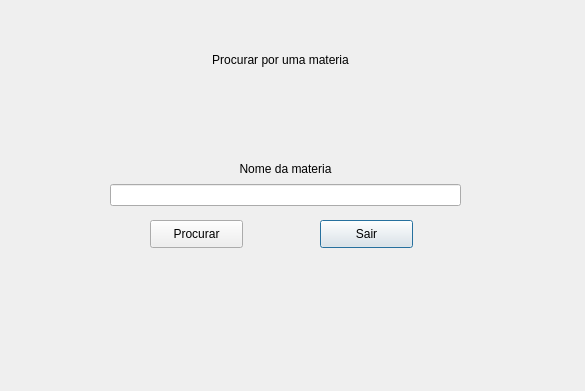
<?xml version="1.0" encoding="UTF-8"?>
<ui version="4.0">
 <class>imprimirMateria</class>
 <widget class="QDialog" name="imprimirMateria">
  <property name="geometry">
   <rect>
    <x>0</x>
    <y>0</y>
    <width>585</width>
    <height>391</height>
   </rect>
  </property>
  <property name="windowTitle">
   <string>Dialog</string>
  </property>
  <widget class="QLabel" name="label">
   <property name="geometry">
    <rect>
     <x>110</x>
     <y>50</y>
     <width>341</width>
     <height>20</height>
    </rect>
   </property>
   <property name="text">
    <string>Procurar por uma materia</string>
   </property>
   <property name="alignment">
    <set>Qt::AlignCenter</set>
   </property>
  </widget>
  <widget class="QWidget" name="layoutWidget_2">
   <property name="geometry">
    <rect>
     <x>110</x>
     <y>160</y>
     <width>351</width>
     <height>46</height>
    </rect>
   </property>
   <layout class="QVBoxLayout" name="verticalLayout">
    <item>
     <widget class="QLabel" name="label_2">
      <property name="text">
       <string>Nome da materia</string>
      </property>
      <property name="alignment">
       <set>Qt::AlignCenter</set>
      </property>
     </widget>
    </item>
    <item>
     <widget class="QLineEdit" name="lineEdit">
      <property name="accessibleName">
       <string/>
      </property>
      <property name="autoFillBackground">
       <bool>false</bool>
      </property>
      <property name="inputMask">
       <string/>
      </property>
      <property name="text">
       <string/>
      </property>
     </widget>
    </item>
   </layout>
  </widget>
  <widget class="QPushButton" name="pushButton_2">
   <property name="geometry">
    <rect>
     <x>320</x>
     <y>220</y>
     <width>93</width>
     <height>28</height>
    </rect>
   </property>
   <property name="text">
    <string>Sair</string>
   </property>
  </widget>
  <widget class="QPushButton" name="pushButton">
   <property name="geometry">
    <rect>
     <x>150</x>
     <y>220</y>
     <width>93</width>
     <height>28</height>
    </rect>
   </property>
   <property name="text">
    <string>Procurar</string>
   </property>
  </widget>
 </widget>
 <resources/>
 <connections>
  <connection>
   <sender>pushButton_2</sender>
   <signal>clicked()</signal>
   <receiver>imprimirMateria</receiver>
   <slot>reject()</slot>
   <hints>
    <hint type="sourcelabel">
     <x>356</x>
     <y>234</y>
    </hint>
    <hint type="destinationlabel">
     <x>451</x>
     <y>308</y>
    </hint>
   </hints>
  </connection>
 </connections>
</ui>
